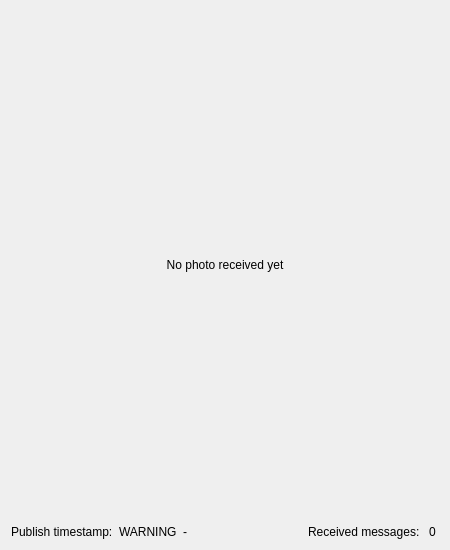
<?xml version="1.0" encoding="UTF-8"?>
<ui version="4.0">
 <class>PluginWidget</class>
 <widget class="QWidget" name="PluginWidget">
  <property name="geometry">
   <rect>
    <x>0</x>
    <y>0</y>
    <width>450</width>
    <height>550</height>
   </rect>
  </property>
  <property name="windowTitle">
   <string>GroupWidget</string>
  </property>
  <layout class="QVBoxLayout" name="verticalLayout">
   <item>
    <layout class="QHBoxLayout" name="content_layout">
     <item>
      <widget class="QLabel" name="photo_label">
       <property name="sizePolicy">
        <sizepolicy hsizetype="Ignored" vsizetype="Ignored">
         <horstretch>0</horstretch>
         <verstretch>0</verstretch>
        </sizepolicy>
       </property>
       <property name="maximumSize">
        <size>
         <width>1920</width>
         <height>1080</height>
        </size>
       </property>
       <property name="text">
        <string>No photo received yet</string>
       </property>
       <property name="alignment">
        <set>Qt::AlignCenter</set>
       </property>
      </widget>
     </item>
    </layout>
   </item>
   <item>
    <layout class="QHBoxLayout" name="horizontalLayout">
     <item>
      <widget class="QLabel" name="publish_timestamp_description_label">
       <property name="sizePolicy">
        <sizepolicy hsizetype="Preferred" vsizetype="Maximum">
         <horstretch>0</horstretch>
         <verstretch>0</verstretch>
        </sizepolicy>
       </property>
       <property name="minimumSize">
        <size>
         <width>10</width>
         <height>0</height>
        </size>
       </property>
       <property name="text">
        <string>Publish timestamp:</string>
       </property>
      </widget>
     </item>
     <item>
      <widget class="QLabel" name="publish_timestamp_warning_label">
       <property name="sizePolicy">
        <sizepolicy hsizetype="Preferred" vsizetype="Maximum">
         <horstretch>0</horstretch>
         <verstretch>0</verstretch>
        </sizepolicy>
       </property>
       <property name="text">
        <string>WARNING</string>
       </property>
      </widget>
     </item>
     <item>
      <widget class="QLabel" name="publish_timestamp_label">
       <property name="sizePolicy">
        <sizepolicy hsizetype="Preferred" vsizetype="Maximum">
         <horstretch>0</horstretch>
         <verstretch>0</verstretch>
        </sizepolicy>
       </property>
       <property name="minimumSize">
        <size>
         <width>10</width>
         <height>0</height>
        </size>
       </property>
       <property name="text">
        <string>-</string>
       </property>
      </widget>
     </item>
     <item>
      <spacer name="horizontalSpacer">
       <property name="orientation">
        <enum>Qt::Horizontal</enum>
       </property>
       <property name="sizeHint" stdset="0">
        <size>
         <width>0</width>
         <height>0</height>
        </size>
       </property>
      </spacer>
     </item>
     <item>
      <widget class="QLabel" name="received_messages_label">
       <property name="sizePolicy">
        <sizepolicy hsizetype="Preferred" vsizetype="Maximum">
         <horstretch>0</horstretch>
         <verstretch>0</verstretch>
        </sizepolicy>
       </property>
       <property name="minimumSize">
        <size>
         <width>10</width>
         <height>0</height>
        </size>
       </property>
       <property name="text">
        <string>Received messages: </string>
       </property>
      </widget>
     </item>
     <item>
      <widget class="QLabel" name="received_message_counter_label">
       <property name="sizePolicy">
        <sizepolicy hsizetype="Preferred" vsizetype="Maximum">
         <horstretch>0</horstretch>
         <verstretch>0</verstretch>
        </sizepolicy>
       </property>
       <property name="minimumSize">
        <size>
         <width>10</width>
         <height>0</height>
        </size>
       </property>
       <property name="text">
        <string>0</string>
       </property>
      </widget>
     </item>
    </layout>
   </item>
  </layout>
 </widget>
 <resources>
  <include location="../../../../iconset/ecalicons.qrc"/>
 </resources>
 <connections/>
</ui>
